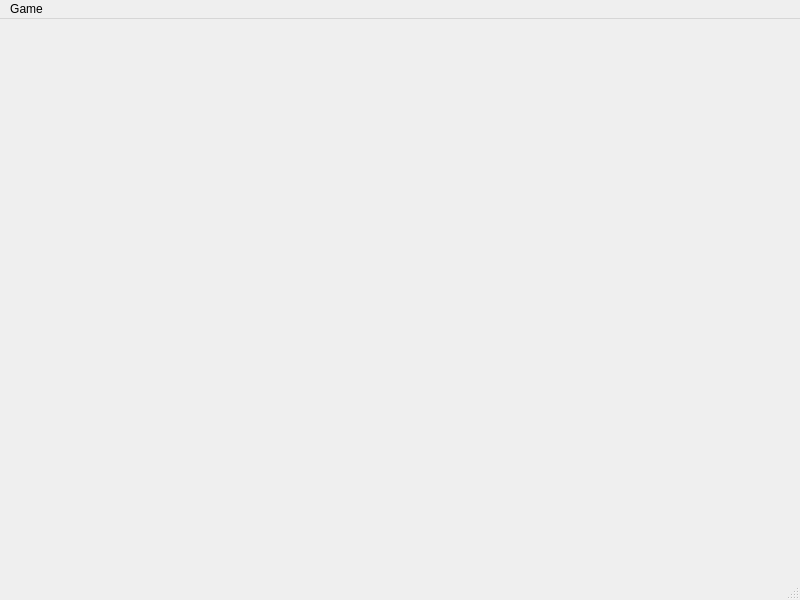
<?xml version="1.0" encoding="UTF-8"?>
<ui version="4.0">
 <class>MainWindow</class>
 <widget class="QMainWindow" name="MainWindow">
  <property name="geometry">
   <rect>
    <x>0</x>
    <y>0</y>
    <width>800</width>
    <height>600</height>
   </rect>
  </property>
  <property name="windowTitle">
   <string>Sudoku Game</string>
  </property>
  <widget class="QWidget" name="centralwidget">
   <widget class="QWidget" name="gridLayoutWidget">
    <property name="geometry">
     <rect>
      <x>0</x>
      <y>0</y>
      <width>521</width>
      <height>561</height>
     </rect>
    </property>
    <layout class="QGridLayout" name="grid_layout"/>
   </widget>
  </widget>
  <widget class="QMenuBar" name="menubar">
   <property name="geometry">
    <rect>
     <x>0</x>
     <y>0</y>
     <width>800</width>
     <height>22</height>
    </rect>
   </property>
   <property name="defaultUp">
    <bool>false</bool>
   </property>
   <widget class="QMenu" name="menuNew">
    <property name="title">
     <string>Game</string>
    </property>
    <addaction name="menu_new"/>
    <addaction name="menu_open_file"/>
   </widget>
   <addaction name="menuNew"/>
  </widget>
  <widget class="QStatusBar" name="statusbar"/>
  <action name="menu_new">
   <property name="text">
    <string>New...</string>
   </property>
  </action>
  <action name="menu_open_file">
   <property name="text">
    <string>Open File...</string>
   </property>
  </action>
 </widget>
 <resources/>
 <connections/>
</ui>
